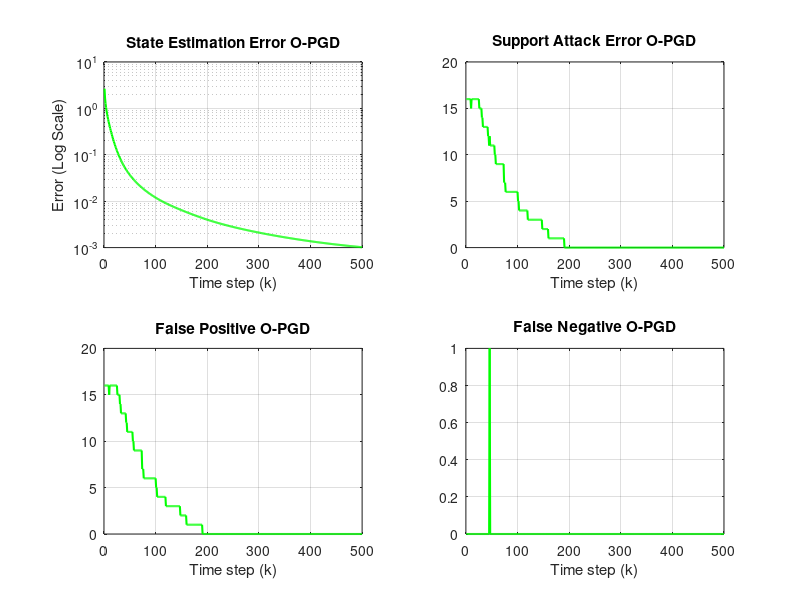

The MATLAB source for this figure:
clc; clear all; close all;

%% SETTINGS

% loading of the dataset => A, C, x0, a, q, n, h 
load('dynamic_CPS_data.mat')

% defining the parameters linked to the system dynamically
n = size(A, 1); 
q = size(C, 1); 
h = 3;
k_limit = 500;

% initialization of arrays for the measures to be evaluated
state_est_error_x= zeros(k_limit,1); % k_limit = number of runs that we want to do
support_attack_error= zeros(k_limit,1);
false_positive= zeros(k_limit,1);
false_negative= zeros(k_limit,1);

% computation of the true-values for the support 
true_support= (a ~= 0);


%% O-PGD ALGORITHM
nu = 0.01; % stepsize
lambda_pgd = 0.5;

% initialization of x(0)
x_new= randn(n,1);
a_new= randn(q,1);
for k = 1:k_limit 
    % computation of "true" y for the following iteration 
    y_k= C*(A^k) *x0 + a;
    
    % saving of the "previous" values to make the estimate
    x_old = x_new;
    a_old = a_new;
    
    % step 1
    % computation of the gradient of F respect to x
    gradient_x= (C*(A^k))'*((C*(A^k))*x_old + a_old - y_k);
    
    % calculation of the current estimate of x
    x_new = x_old - nu * gradient_x;
    
    % step 2
    % computation of the gradient of F respect to a
    gradient_a= (C*(A^k)) * x_old + a_old - y_k; 
    
    % calculation of S with nu and lamda
    S_app_val = a_old - nu*gradient_a;
    
    % calculation of the current estimate of a
    a_new= sign(S_app_val).*max(0, abs(S_app_val) - nu*lambda_pgd);
    
    % calculation of state estimation error for the k-th iteration 
    state_est_error_x(k) = ((norm((A^k)*x_new - (A^k)*x0)^2))/n;
    
    % calculation of support attack error for the k-th iteration 
    est_supp= (a_new~= 0);
    support_attack_error(k)= sum(abs(est_supp - true_support));
    
    % calculation of false positives for the k-th iteration 
    false_positive(k)= sum(max(0, (est_supp - true_support)));
    
    % calculation of false negatives for the k-th iteration 
    false_negative(k)= -sum(min(0, (est_supp - true_support)));
end


%% PLOTTING OF THE RESULTS

figure(1);

% state estimation error
subplot(2, 2, 1);
% use semilogy for log-scale
semilogy(1:k_limit, state_est_error_x, "g", 'LineWidth', 1.5);
title("State Estimation Error O-PGD");
xlabel("Time step (k)");
ylabel("Error (Log Scale)");
grid on;

% support attack error
subplot(2, 2, 2);
plot(1:k_limit, support_attack_error, "g", 'LineWidth', 1.5);
title("Support Attack Error O-PGD");
xlabel("Time step (k)");
grid on;

% false positives
subplot(2, 2, 3);
plot(1:k_limit, false_positive, "g", 'LineWidth', 1.5);
title("False Positive O-PGD");
xlabel("Time step (k)");
grid on;

% false negatives
subplot(2, 2, 4);
plot(1:k_limit, false_negative, "g", 'LineWidth', 1.5);
title("False Negative O-PGD");
xlabel("Time step (k)");
grid on;
